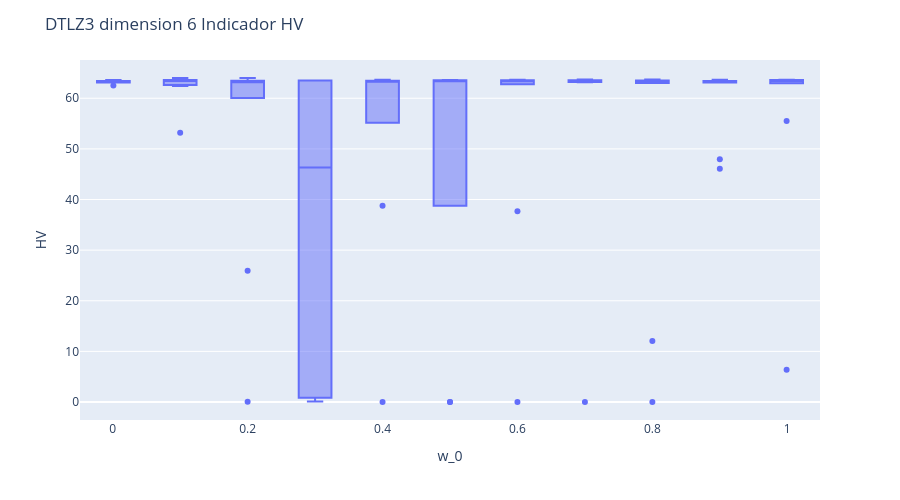
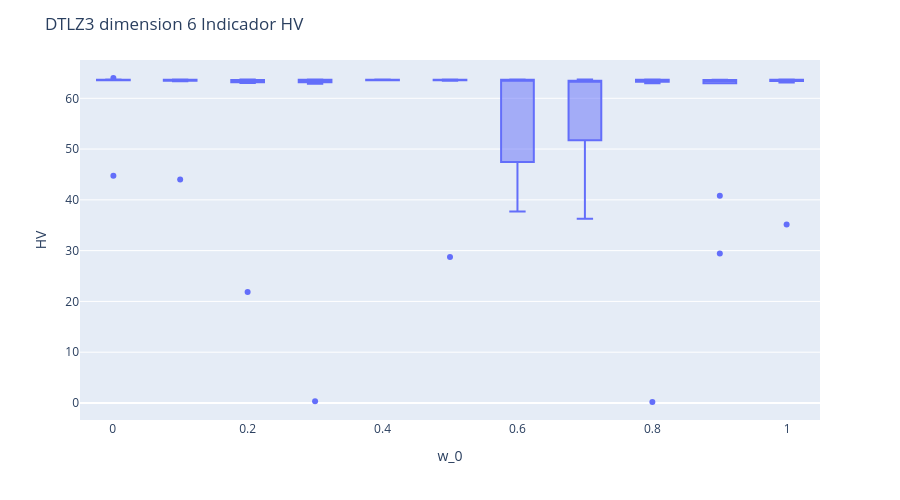

The notebook cell these images were saved under, in order:
### Code cell
def diag_probl(problema,n_objetivos,df_PI, ind_conv='IGDp',aggfunc='mean',indicador='HV',run=0):
    '''Regresa los pairplots, los boxplots y la tabla del indicador pedido'''
    plot_prob(problema,n_objetivos,problema,run,ind_conv=ind_conv)
    get_boxplot(problema,n_objetivos,indicador,df_PI=df_PI)
    
    return get_tabla(indicador,df_PI,aggfunc=aggfunc)
problema='DTLZ3'
n_objetivos=6

pd.set_option('display.max_rows', None)
diag_probl(problema=problema,n_objetivos=n_objetivos,df_PI=df_todos_PI_IGDp)
diag_probl(problema=problema,n_objetivos=n_objetivos,df_PI=df_todos_PI_R2,ind_conv='R2')

### Figure 1 — Plotly figure (JSON) as saved in the notebook; plotly's stock layout.template omitted (floating-point values rounded to 4 significant figures)
{"data": [{"alignmentgroup": "True", "customdata": [[0], [1], [2], [3], [4], [5], [6], [7], [8], [9], [0], [1], [2], [3], [4], [5], [6], [7], [8], [9], [0], [1], [2], [3], [4], [5], [6], [7], [8], [9], [0], [1], [2], [3], [4], [5], [6], [7], [8], [9], [0], [1], [2], [3], [4], [5], [6], [7], [8], [9], [0], [1], [2], [3], [4], [5], [6], [7], [8], [9], [0], [1], [2], [3], [4], [5], [6], [7], [8], [9], [0], [1], [2], [3], [4], [5], [6], [7], [8], [9], [0], [1], [2], [3], [4], [5], [6], [7], [8], [9], [0], [1], [2], [3], [4], [5], [6], [7], [8], [9], [0], [1], [2], [3], [4], [5], [6], [7], [8], [9]], "hovertemplate": "w_0=%{x}<br>Valor_Indicador=%{y}<br>run=%{customdata[0]}<extra></extra>", "legendgroup": "", "marker": {"color": "#636efa"}, "name": "", "notched": false, "offsetgroup": "", "orientation": "v", "showlegend": false, "type": "box", "x": [0.001, 0.001, 0.001, 0.001, 0.001, 0.001, 0.001, 0.001, 0.001, 0.001, 0.1, 0.1, 0.1, 0.1, 0.1, 0.1, 0.1, 0.1, 0.1, 0.1, 0.2, 0.2, 0.2, 0.2, 0.2, 0.2, 0.2, 0.2, 0.2, 0.2, 0.3, 0.3, 0.3, 0.3, 0.3, 0.3, 0.3, 0.3, 0.3, 0.3, 0.4, 0.4, 0.4, 0.4, 0.4, 0.4, 0.4, 0.4, 0.4, 0.4, 0.5, 0.5, 0.5, 0.5, 0.5, 0.5, 0.5, 0.5, 0.5, 0.5, 0.6, 0.6, 0.6, 0.6, 0.6, 0.6, 0.6, 0.6, 0.6, 0.6, 0.7, 0.7, 0.7, 0.7, 0.7, 0.7, 0.7, 0.7, 0.7, 0.7, 0.8, 0.8, 0.8, 0.8, 0.8, 0.8, 0.8, 0.8, 0.8, 0.8, 0.9, 0.9, 0.9, 0.9, 0.9, 0.9, 0.9, 0.9, 0.9, 0.9, 0.999, 0.999, 0.999, 0.999, 0.999, 0.999, 0.999, 0.999, 0.999, 0.999], "x0": " ", "xaxis": "x", "y": [63.31, 63.28, 63.32, 63.48, 63.59, 63.41, 63.13, 63.23, 62.54, 63.12, 62.43, 63.46, 62.63, 63.59, 63.53, 53.17, 63.58, 63.27, 63.35, 64.0, 63.4, 63.09, 63.13, 63.22, 63.61, 64, 63.47, 0.05699, 60.05, 25.92, 29.79, 0.1061, 63.49, 62.83, 63.5, 0.1052, 63.44, 29.71, 63.48, 0.8492, 63.3, 63.41, 63.38, 55.17, 63.65, 62.89, 0, 38.78, 63.43, 63.44, 63.31, 0, 63.53, 0, 63.62, 63.3, 63.6, 38.75, 63.49, 63.56, 63.36, 63.59, 63.4, 62.75, 63.55, 63.41, 63.32, 63.66, 0, 37.67, 63.51, 63.32, 63.36, 63.6, 63.7, 63.55, 63.56, 0, 63.15, 63.19, 0, 12.04, 63.35, 63.56, 63.68, 63.34, 63.26, 63.0, 63.53, 63.47, 63.13, 63.15, 63.17, 63.65, 63.57, 47.95, 63.43, 63.3, 46.09, 63.27, 63.61, 63.65, 63.59, 63.49, 63.45, 6.386, 63.57, 63.1, 62.95, 55.5], "y0": " ", "yaxis": "y"}], "layout": {"boxmode": "group", "height": 500, "legend": {"tracegroupgap": 0}, "margin": {"t": 60}, "title": {"text": "DTLZ3\ndimension 6\nIndicador HV"}, "width": 900, "xaxis": {"anchor": "y", "domain": [0, 1], "title": {"text": "w_0"}}, "yaxis": {"anchor": "x", "domain": [0, 1], "title": {"text": "HV"}}}}

### Figure 2 — Plotly figure (JSON) as saved in the notebook; plotly's stock layout.template omitted (floating-point values rounded to 4 significant figures)
{"data": [{"alignmentgroup": "True", "customdata": [[0], [1], [2], [3], [4], [5], [6], [7], [8], [9], [0], [1], [2], [3], [4], [5], [6], [7], [8], [9], [0], [1], [2], [3], [4], [5], [6], [7], [8], [9], [0], [1], [2], [3], [4], [5], [6], [7], [8], [9], [0], [1], [2], [3], [4], [5], [6], [7], [8], [9], [0], [1], [2], [3], [4], [5], [6], [7], [8], [9], [0], [1], [2], [3], [4], [5], [6], [7], [8], [9], [0], [1], [2], [3], [4], [5], [6], [7], [8], [9], [0], [1], [2], [3], [4], [5], [6], [7], [8], [9], [0], [1], [2], [3], [4], [5], [6], [7], [8], [9], [0], [1], [2], [3], [4], [5], [6], [7], [8], [9]], "hovertemplate": "w_0=%{x}<br>Valor_Indicador=%{y}<br>run=%{customdata[0]}<extra></extra>", "legendgroup": "", "marker": {"color": "#636efa"}, "name": "", "notched": false, "offsetgroup": "", "orientation": "v", "showlegend": false, "type": "box", "x": [0.001, 0.001, 0.001, 0.001, 0.001, 0.001, 0.001, 0.001, 0.001, 0.001, 0.1, 0.1, 0.1, 0.1, 0.1, 0.1, 0.1, 0.1, 0.1, 0.1, 0.2, 0.2, 0.2, 0.2, 0.2, 0.2, 0.2, 0.2, 0.2, 0.2, 0.3, 0.3, 0.3, 0.3, 0.3, 0.3, 0.3, 0.3, 0.3, 0.3, 0.4, 0.4, 0.4, 0.4, 0.4, 0.4, 0.4, 0.4, 0.4, 0.4, 0.5, 0.5, 0.5, 0.5, 0.5, 0.5, 0.5, 0.5, 0.5, 0.5, 0.6, 0.6, 0.6, 0.6, 0.6, 0.6, 0.6, 0.6, 0.6, 0.6, 0.7, 0.7, 0.7, 0.7, 0.7, 0.7, 0.7, 0.7, 0.7, 0.7, 0.8, 0.8, 0.8, 0.8, 0.8, 0.8, 0.8, 0.8, 0.8, 0.8, 0.9, 0.9, 0.9, 0.9, 0.9, 0.9, 0.9, 0.9, 0.9, 0.9, 0.999, 0.999, 0.999, 0.999, 0.999, 0.999, 0.999, 0.999, 0.999, 0.999], "x0": " ", "xaxis": "x", "y": [63.61, 63.65, 63.55, 64.0, 63.69, 44.73, 63.64, 63.64, 63.62, 63.58, 63.35, 63.44, 63.62, 63.67, 63.7, 63.5, 63.65, 63.68, 44.0, 63.51, 21.85, 63.0, 63.65, 63.68, 63.55, 63.18, 63.33, 63.52, 63.59, 63.55, 62.86, 63.63, 63.57, 63.46, 63.72, 63.65, 63.21, 0.3383, 63.27, 63.14, 63.68, 63.6, 63.65, 63.64, 63.69, 63.54, 63.6, 63.54, 63.67, 63.54, 63.66, 63.55, 28.72, 63.46, 63.72, 63.6, 63.6, 63.55, 63.57, 63.67, 41.83, 37.71, 63.64, 47.47, 63.7, 63.57, 63.35, 63.56, 63.4, 63.65, 63.12, 36.28, 63.42, 51.75, 63.68, 63.32, 63.44, 63.66, 43.66, 63.34, 62.96, 63.66, 0.1908, 63.5, 63.7, 63.28, 63.6, 63.42, 63.65, 63.7, 62.97, 40.82, 63.24, 63.47, 63.66, 29.45, 63.61, 63.62, 63.55, 63.64, 35.16, 63.12, 63.67, 63.58, 63.69, 63.64, 63.67, 63.38, 63.48, 63.59], "y0": " ", "yaxis": "y"}], "layout": {"boxmode": "group", "height": 500, "legend": {"tracegroupgap": 0}, "margin": {"t": 60}, "title": {"text": "DTLZ3\ndimension 6\nIndicador HV"}, "width": 900, "xaxis": {"anchor": "y", "domain": [0, 1], "title": {"text": "w_0"}}, "yaxis": {"anchor": "x", "domain": [0, 1], "title": {"text": "HV"}}}}
